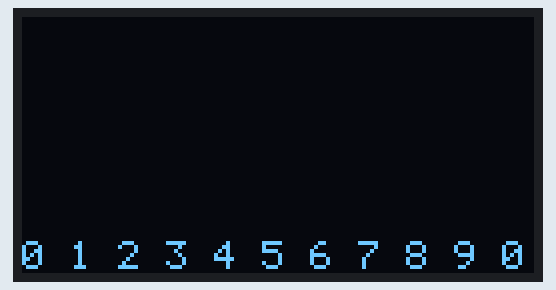
Bench run of a program on a simulated ESP8266 board running MicroPython. Shown: 128×64 one-colour display. Library files of the repository ran but are not shown: sh1106.py.

Above: at 0.4 s.
At 4.0 s:
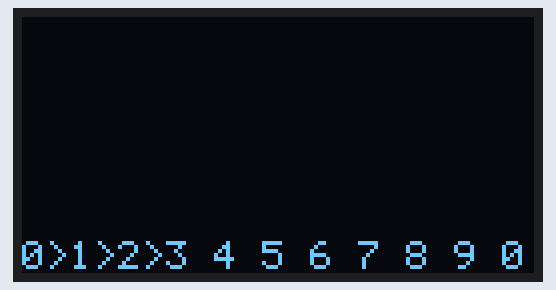
At 8.9 s:
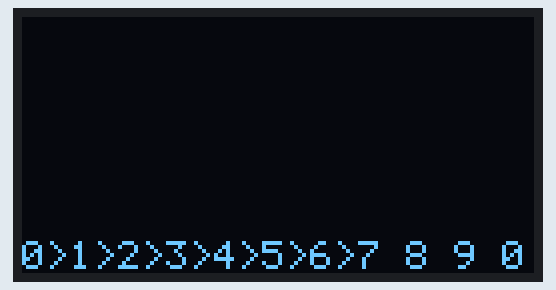
At 18.6 s:
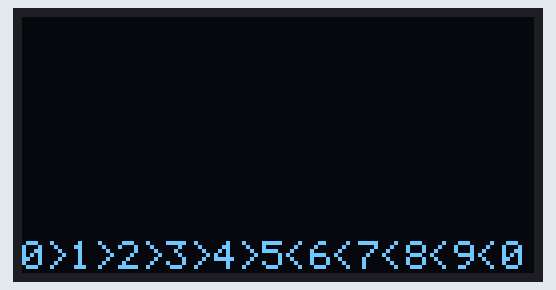
At 28.3 s:
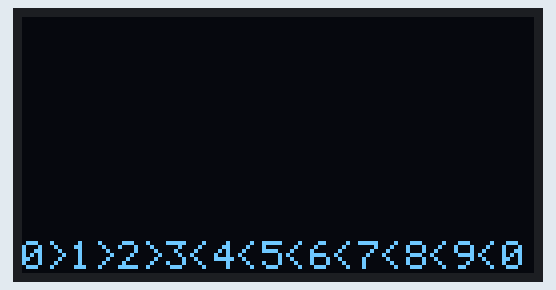
At 38.0 s:
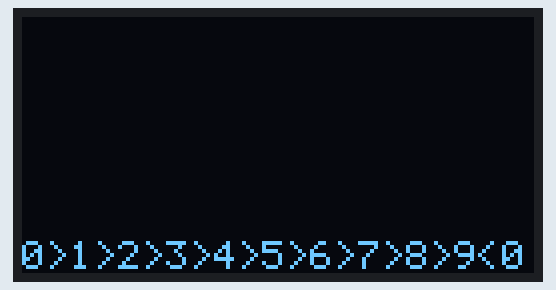

The program:

status.py
```python
import time
from sh1106 import OLED

class check_status:
    def __init__(self,oled):
        self.oled = oled
        self.count = 1
        self.string = list('0 1 2 3 4 5 6 7 8 9 0')

    def display_status(self):
        self.oled.write_lines(line8=''.join(self.string))
        if self.count >= 40:
            self.count = 1
        if self.count < 20:
            self.string[self.count] = '>'
        else:
            self.string[40 - self.count] = '<'
        self.count += 2

if __name__ == '__main__':
    oled = OLED()
    cs = check_status(oled=oled)
    while True:
        cs.display_status()
        time.sleep(1)
```
